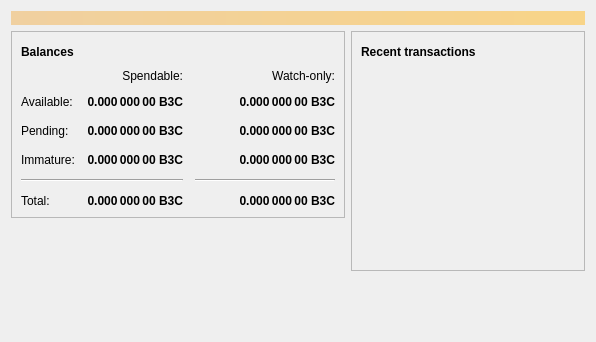
<?xml version="1.0" encoding="UTF-8"?>
<ui version="4.0">
 <class>OverviewPage</class>
 <widget class="QWidget" name="OverviewPage">
  <property name="geometry">
   <rect>
    <x>0</x>
    <y>0</y>
    <width>596</width>
    <height>342</height>
   </rect>
  </property>
  <property name="windowTitle">
   <string>Form</string>
  </property>
  <layout class="QVBoxLayout" name="topLayout">
   <item>
    <widget class="QLabel" name="labelAlerts">
     <property name="visible">
      <bool>false</bool>
     </property>
     <property name="styleSheet">
      <string notr="true">QLabel { background-color: qlineargradient(x1: 0, y1: 0, x2: 1, y2: 0, stop:0 #F0D0A0, stop:1 #F8D488); color:#000000; }</string>
     </property>
     <property name="wordWrap">
      <bool>true</bool>
     </property>
     <property name="margin">
      <number>3</number>
     </property>
     <property name="textInteractionFlags">
      <set>Qt::TextSelectableByMouse</set>
     </property>
    </widget>
   </item>
   <item>
    <layout class="QHBoxLayout" name="horizontalLayout" stretch="1,1">
     <item>
      <layout class="QVBoxLayout" name="verticalLayout_2">
       <item>
        <widget class="QFrame" name="frame">
         <property name="frameShape">
          <enum>QFrame::StyledPanel</enum>
         </property>
         <property name="frameShadow">
          <enum>QFrame::Raised</enum>
         </property>
         <layout class="QVBoxLayout" name="verticalLayout_4">
          <item>
           <layout class="QHBoxLayout" name="horizontalLayout_4">
            <item>
             <widget class="QLabel" name="label_5">
              <property name="font">
               <font>
                <weight>75</weight>
                <bold>true</bold>
               </font>
              </property>
              <property name="text">
               <string>Balances</string>
              </property>
             </widget>
            </item>
            <item>
             <widget class="QPushButton" name="labelWalletStatus">
              <property name="enabled">
               <bool>true</bool>
              </property>
              <property name="maximumSize">
               <size>
                <width>30</width>
                <height>16777215</height>
               </size>
              </property>
              <property name="toolTip">
               <string>The displayed information may be out of date. Your wallet automatically synchronizes with the BitcoinB3 network after a connection is established, but this process has not completed yet.</string>
              </property>
              <property name="text">
               <string/>
              </property>
              <property name="icon">
               <iconset resource="../bitcoinb3.qrc">
                <normaloff>:/icons/warning</normaloff>
                <disabledoff>:/icons/warning</disabledoff>:/icons/warning</iconset>
              </property>
              <property name="iconSize">
               <size>
                <width>24</width>
                <height>24</height>
               </size>
              </property>
              <property name="flat">
               <bool>true</bool>
              </property>
             </widget>
            </item>
            <item>
             <spacer name="horizontalSpacer_3">
              <property name="orientation">
               <enum>Qt::Horizontal</enum>
              </property>
              <property name="sizeHint" stdset="0">
               <size>
                <width>40</width>
                <height>20</height>
               </size>
              </property>
             </spacer>
            </item>
           </layout>
          </item>
          <item>
           <layout class="QGridLayout" name="gridLayout">
            <property name="spacing">
             <number>12</number>
            </property>
            <item row="2" column="2">
             <widget class="QLabel" name="labelWatchPending">
              <property name="font">
               <font>
                <weight>75</weight>
                <bold>true</bold>
               </font>
              </property>
              <property name="cursor">
               <cursorShape>IBeamCursor</cursorShape>
              </property>
              <property name="toolTip">
               <string>Unconfirmed transactions to watch-only addresses</string>
              </property>
              <property name="text">
               <string notr="true">0.000 000 00 B3C</string>
              </property>
              <property name="alignment">
               <set>Qt::AlignRight|Qt::AlignTrailing|Qt::AlignVCenter</set>
              </property>
              <property name="textInteractionFlags">
               <set>Qt::LinksAccessibleByMouse|Qt::TextSelectableByKeyboard|Qt::TextSelectableByMouse</set>
              </property>
             </widget>
            </item>
            <item row="2" column="1">
             <widget class="QLabel" name="labelUnconfirmed">
              <property name="font">
               <font>
                <weight>75</weight>
                <bold>true</bold>
               </font>
              </property>
              <property name="cursor">
               <cursorShape>IBeamCursor</cursorShape>
              </property>
              <property name="toolTip">
               <string>Total of transactions that have yet to be confirmed, and do not yet count toward the spendable balance</string>
              </property>
              <property name="text">
               <string notr="true">0.000 000 00 B3C</string>
              </property>
              <property name="alignment">
               <set>Qt::AlignRight|Qt::AlignTrailing|Qt::AlignVCenter</set>
              </property>
              <property name="textInteractionFlags">
               <set>Qt::LinksAccessibleByMouse|Qt::TextSelectableByKeyboard|Qt::TextSelectableByMouse</set>
              </property>
             </widget>
            </item>
            <item row="3" column="2">
             <widget class="QLabel" name="labelWatchImmature">
              <property name="font">
               <font>
                <weight>75</weight>
                <bold>true</bold>
               </font>
              </property>
              <property name="cursor">
               <cursorShape>IBeamCursor</cursorShape>
              </property>
              <property name="toolTip">
               <string>Mined balance in watch-only addresses that has not yet matured</string>
              </property>
              <property name="text">
               <string notr="true">0.000 000 00 B3C</string>
              </property>
              <property name="alignment">
               <set>Qt::AlignRight|Qt::AlignTrailing|Qt::AlignVCenter</set>
              </property>
              <property name="textInteractionFlags">
               <set>Qt::LinksAccessibleByMouse|Qt::TextSelectableByKeyboard|Qt::TextSelectableByMouse</set>
              </property>
             </widget>
            </item>
            <item row="4" column="0" colspan="2">
             <widget class="Line" name="line">
              <property name="orientation">
               <enum>Qt::Horizontal</enum>
              </property>
             </widget>
            </item>
            <item row="4" column="2">
             <widget class="Line" name="lineWatchBalance">
              <property name="sizePolicy">
               <sizepolicy hsizetype="Preferred" vsizetype="Fixed">
                <horstretch>0</horstretch>
                <verstretch>0</verstretch>
               </sizepolicy>
              </property>
              <property name="minimumSize">
               <size>
                <width>140</width>
                <height>0</height>
               </size>
              </property>
              <property name="orientation">
               <enum>Qt::Horizontal</enum>
              </property>
             </widget>
            </item>
            <item row="5" column="0">
             <widget class="QLabel" name="labelTotalText">
              <property name="text">
               <string>Total:</string>
              </property>
             </widget>
            </item>
            <item row="3" column="1">
             <widget class="QLabel" name="labelImmature">
              <property name="font">
               <font>
                <weight>75</weight>
                <bold>true</bold>
               </font>
              </property>
              <property name="cursor">
               <cursorShape>IBeamCursor</cursorShape>
              </property>
              <property name="toolTip">
               <string>Mined balance that has not yet matured</string>
              </property>
              <property name="text">
               <string notr="true">0.000 000 00 B3C</string>
              </property>
              <property name="alignment">
               <set>Qt::AlignRight|Qt::AlignTrailing|Qt::AlignVCenter</set>
              </property>
              <property name="textInteractionFlags">
               <set>Qt::LinksAccessibleByMouse|Qt::TextSelectableByKeyboard|Qt::TextSelectableByMouse</set>
              </property>
             </widget>
            </item>
            <item row="2" column="3">
             <spacer name="horizontalSpacer_2">
              <property name="orientation">
               <enum>Qt::Horizontal</enum>
              </property>
              <property name="sizeHint" stdset="0">
               <size>
                <width>40</width>
                <height>20</height>
               </size>
              </property>
             </spacer>
            </item>
            <item row="3" column="0">
             <widget class="QLabel" name="labelImmatureText">
              <property name="text">
               <string>Immature:</string>
              </property>
             </widget>
            </item>
            <item row="5" column="1">
             <widget class="QLabel" name="labelTotal">
              <property name="font">
               <font>
                <weight>75</weight>
                <bold>true</bold>
               </font>
              </property>
              <property name="cursor">
               <cursorShape>IBeamCursor</cursorShape>
              </property>
              <property name="toolTip">
               <string>Your current total balance</string>
              </property>
              <property name="text">
               <string notr="true">0.000 000 00 B3C</string>
              </property>
              <property name="alignment">
               <set>Qt::AlignRight|Qt::AlignTrailing|Qt::AlignVCenter</set>
              </property>
              <property name="textInteractionFlags">
               <set>Qt::LinksAccessibleByMouse|Qt::TextSelectableByKeyboard|Qt::TextSelectableByMouse</set>
              </property>
             </widget>
            </item>
            <item row="5" column="2">
             <widget class="QLabel" name="labelWatchTotal">
              <property name="font">
               <font>
                <weight>75</weight>
                <bold>true</bold>
               </font>
              </property>
              <property name="cursor">
               <cursorShape>IBeamCursor</cursorShape>
              </property>
              <property name="toolTip">
               <string>Current total balance in watch-only addresses</string>
              </property>
              <property name="text">
               <string notr="true">0.000 000 00 B3C</string>
              </property>
              <property name="alignment">
               <set>Qt::AlignRight|Qt::AlignTrailing|Qt::AlignVCenter</set>
              </property>
              <property name="textInteractionFlags">
               <set>Qt::LinksAccessibleByMouse|Qt::TextSelectableByKeyboard|Qt::TextSelectableByMouse</set>
              </property>
             </widget>
            </item>
            <item row="0" column="2">
             <widget class="QLabel" name="labelWatchonly">
              <property name="text">
               <string>Watch-only:</string>
              </property>
              <property name="alignment">
               <set>Qt::AlignRight|Qt::AlignTrailing|Qt::AlignVCenter</set>
              </property>
             </widget>
            </item>
            <item row="1" column="0">
             <widget class="QLabel" name="labelBalanceText">
              <property name="text">
               <string>Available:</string>
              </property>
             </widget>
            </item>
            <item row="1" column="1">
             <widget class="QLabel" name="labelBalance">
              <property name="font">
               <font>
                <weight>75</weight>
                <bold>true</bold>
               </font>
              </property>
              <property name="cursor">
               <cursorShape>IBeamCursor</cursorShape>
              </property>
              <property name="toolTip">
               <string>Your current spendable balance</string>
              </property>
              <property name="text">
               <string notr="true">0.000 000 00 B3C</string>
              </property>
              <property name="alignment">
               <set>Qt::AlignRight|Qt::AlignTrailing|Qt::AlignVCenter</set>
              </property>
              <property name="textInteractionFlags">
               <set>Qt::LinksAccessibleByMouse|Qt::TextSelectableByKeyboard|Qt::TextSelectableByMouse</set>
              </property>
             </widget>
            </item>
            <item row="1" column="2">
             <widget class="QLabel" name="labelWatchAvailable">
              <property name="font">
               <font>
                <weight>75</weight>
                <bold>true</bold>
               </font>
              </property>
              <property name="cursor">
               <cursorShape>IBeamCursor</cursorShape>
              </property>
              <property name="toolTip">
               <string>Your current balance in watch-only addresses</string>
              </property>
              <property name="text">
               <string notr="true">0.000 000 00 B3C</string>
              </property>
              <property name="alignment">
               <set>Qt::AlignRight|Qt::AlignTrailing|Qt::AlignVCenter</set>
              </property>
              <property name="textInteractionFlags">
               <set>Qt::LinksAccessibleByMouse|Qt::TextSelectableByKeyboard|Qt::TextSelectableByMouse</set>
              </property>
             </widget>
            </item>
            <item row="2" column="0">
             <widget class="QLabel" name="labelPendingText">
              <property name="text">
               <string>Pending:</string>
              </property>
             </widget>
            </item>
            <item row="0" column="1">
             <widget class="QLabel" name="labelSpendable">
              <property name="text">
               <string>Spendable:</string>
              </property>
              <property name="alignment">
               <set>Qt::AlignRight|Qt::AlignTrailing|Qt::AlignVCenter</set>
              </property>
             </widget>
            </item>
           </layout>
          </item>
         </layout>
        </widget>
       </item>
       <item>
        <spacer name="verticalSpacer">
         <property name="orientation">
          <enum>Qt::Vertical</enum>
         </property>
         <property name="sizeHint" stdset="0">
          <size>
           <width>20</width>
           <height>40</height>
          </size>
         </property>
        </spacer>
       </item>
      </layout>
     </item>
     <item>
      <layout class="QVBoxLayout" name="verticalLayout_3">
       <item>
        <widget class="QFrame" name="frame_2">
         <property name="frameShape">
          <enum>QFrame::StyledPanel</enum>
         </property>
         <property name="frameShadow">
          <enum>QFrame::Raised</enum>
         </property>
         <layout class="QVBoxLayout" name="verticalLayout">
          <item>
           <layout class="QHBoxLayout" name="horizontalLayout_2">
            <item>
             <widget class="QLabel" name="label_4">
              <property name="font">
               <font>
                <weight>75</weight>
                <bold>true</bold>
               </font>
              </property>
              <property name="text">
               <string>Recent transactions</string>
              </property>
             </widget>
            </item>
            <item>
             <widget class="QPushButton" name="labelTransactionsStatus">
              <property name="enabled">
               <bool>true</bool>
              </property>
              <property name="maximumSize">
               <size>
                <width>30</width>
                <height>16777215</height>
               </size>
              </property>
              <property name="toolTip">
               <string>The displayed information may be out of date. Your wallet automatically synchronizes with the BitcoinB3 network after a connection is established, but this process has not completed yet.</string>
              </property>
              <property name="text">
               <string/>
              </property>
              <property name="icon">
               <iconset resource="../bitcoinb3.qrc">
                <normaloff>:/icons/warning</normaloff>
                <disabledoff>:/icons/warning</disabledoff>:/icons/warning</iconset>
              </property>
              <property name="iconSize">
               <size>
                <width>24</width>
                <height>24</height>
               </size>
              </property>
              <property name="flat">
               <bool>true</bool>
              </property>
             </widget>
            </item>
            <item>
             <spacer name="horizontalSpacer">
              <property name="orientation">
               <enum>Qt::Horizontal</enum>
              </property>
              <property name="sizeHint" stdset="0">
               <size>
                <width>40</width>
                <height>20</height>
               </size>
              </property>
             </spacer>
            </item>
           </layout>
          </item>
          <item>
           <widget class="QListView" name="listTransactions">
            <property name="styleSheet">
             <string notr="true">QListView { background: transparent; }</string>
            </property>
            <property name="frameShape">
             <enum>QFrame::NoFrame</enum>
            </property>
            <property name="verticalScrollBarPolicy">
             <enum>Qt::ScrollBarAlwaysOff</enum>
            </property>
            <property name="horizontalScrollBarPolicy">
             <enum>Qt::ScrollBarAlwaysOff</enum>
            </property>
            <property name="selectionMode">
             <enum>QAbstractItemView::NoSelection</enum>
            </property>
           </widget>
          </item>
         </layout>
        </widget>
       </item>
       <item>
        <spacer name="verticalSpacer_2">
         <property name="orientation">
          <enum>Qt::Vertical</enum>
         </property>
         <property name="sizeHint" stdset="0">
          <size>
           <width>20</width>
           <height>40</height>
          </size>
         </property>
        </spacer>
       </item>
      </layout>
     </item>
    </layout>
   </item>
  </layout>
 </widget>
 <resources/>
 <connections/>
</ui>
